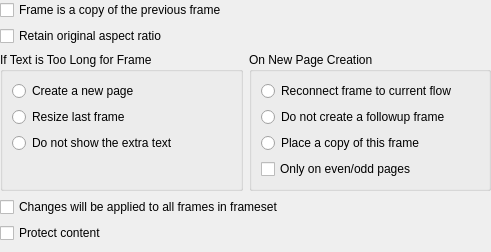
<ui version="4.0" >
 <class>KWGeneralFrameProperties</class>
 <widget class="QWidget" name="KWGeneralFrameProperties" >
  <property name="geometry" >
   <rect>
    <x>0</x>
    <y>0</y>
    <width>491</width>
    <height>252</height>
   </rect>
  </property>
  <layout class="QGridLayout" >
   <property name="leftMargin" >
    <number>0</number>
   </property>
   <property name="topMargin" >
    <number>0</number>
   </property>
   <property name="rightMargin" >
    <number>0</number>
   </property>
   <property name="bottomMargin" >
    <number>0</number>
   </property>
   <property name="horizontalSpacing" >
    <number>6</number>
   </property>
   <property name="verticalSpacing" >
    <number>6</number>
   </property>
   <item row="2" column="0" >
    <layout class="QHBoxLayout" >
     <property name="spacing" >
      <number>6</number>
     </property>
     <property name="leftMargin" >
      <number>0</number>
     </property>
     <property name="topMargin" >
      <number>0</number>
     </property>
     <property name="rightMargin" >
      <number>0</number>
     </property>
     <property name="bottomMargin" >
      <number>0</number>
     </property>
     <item>
      <widget class="QGroupBox" name="textGroupBox" >
       <property name="title" >
        <string>If Text is Too Long for Frame</string>
       </property>
       <property name="flat" >
        <bool>false</bool>
       </property>
       <layout class="QVBoxLayout" >
        <property name="spacing" >
         <number>6</number>
        </property>
        <property name="leftMargin" >
         <number>9</number>
        </property>
        <property name="topMargin" >
         <number>9</number>
        </property>
        <property name="rightMargin" >
         <number>9</number>
        </property>
        <property name="bottomMargin" >
         <number>9</number>
        </property>
        <item>
         <widget class="QRadioButton" name="createNewPage" >
          <property name="text" >
           <string>Create a new page</string>
          </property>
         </widget>
        </item>
        <item>
         <widget class="QRadioButton" name="resizeLastFrame" >
          <property name="text" >
           <string>Resize last frame</string>
          </property>
         </widget>
        </item>
        <item>
         <widget class="QRadioButton" name="noExtraText" >
          <property name="text" >
           <string>Do not show the extra text</string>
          </property>
         </widget>
        </item>
        <item>
         <spacer>
          <property name="orientation" >
           <enum>Qt::Vertical</enum>
          </property>
          <property name="sizeHint" >
           <size>
            <width>20</width>
            <height>20</height>
           </size>
          </property>
         </spacer>
        </item>
       </layout>
      </widget>
     </item>
     <item>
      <widget class="QGroupBox" name="newPageGroupBox" >
       <property name="title" >
        <string>On New Page Creation</string>
       </property>
       <layout class="QVBoxLayout" >
        <item>
         <widget class="QRadioButton" name="reconnect" >
          <property name="text" >
           <string>Reconnect frame to current flow</string>
          </property>
         </widget>
        </item>
        <item>
         <widget class="QRadioButton" name="noFollowup" >
          <property name="text" >
           <string>Do not create a followup frame</string>
          </property>
         </widget>
        </item>
        <item>
         <widget class="QRadioButton" name="placeCopy" >
          <property name="text" >
           <string>Place a copy of this frame</string>
          </property>
         </widget>
        </item>
        <item>
         <widget class="QCheckBox" name="evenOdd" >
          <property name="text" >
           <string>Only on even/odd pages</string>
          </property>
         </widget>
        </item>
       </layout>
      </widget>
     </item>
    </layout>
   </item>
   <item row="4" column="0" >
    <widget class="QCheckBox" name="protectContent" >
     <property name="text" >
      <string>Protect content</string>
     </property>
    </widget>
   </item>
   <item row="0" column="0" >
    <widget class="QCheckBox" name="isCopyOfPrevious" >
     <property name="text" >
      <string>Frame is a copy of the previous frame</string>
     </property>
    </widget>
   </item>
   <item row="3" column="0" >
    <widget class="QCheckBox" name="allFrames" >
     <property name="text" >
      <string>Changes will be applied to all frames in frameset</string>
     </property>
    </widget>
   </item>
   <item row="5" column="0" >
    <spacer>
     <property name="orientation" >
      <enum>Qt::Vertical</enum>
     </property>
     <property name="sizeHint" >
      <size>
       <width>411</width>
       <height>20</height>
      </size>
     </property>
    </spacer>
   </item>
   <item row="1" column="0" >
    <widget class="QCheckBox" name="keepAspectRatio" >
     <property name="text" >
      <string>Retain original aspect ratio</string>
     </property>
    </widget>
   </item>
  </layout>
 </widget>
 <tabstops>
  <tabstop>isCopyOfPrevious</tabstop>
  <tabstop>keepAspectRatio</tabstop>
  <tabstop>createNewPage</tabstop>
  <tabstop>resizeLastFrame</tabstop>
  <tabstop>noExtraText</tabstop>
  <tabstop>reconnect</tabstop>
  <tabstop>noFollowup</tabstop>
  <tabstop>placeCopy</tabstop>
  <tabstop>evenOdd</tabstop>
  <tabstop>allFrames</tabstop>
  <tabstop>protectContent</tabstop>
 </tabstops>
 <resources/>
 <connections>
  <connection>
   <sender>noFollowup</sender>
   <signal>toggled(bool)</signal>
   <receiver>evenOdd</receiver>
   <slot>setDisabled(bool)</slot>
   <hints>
    <hint type="sourcelabel" >
     <x>364</x>
     <y>80</y>
    </hint>
    <hint type="destinationlabel" >
     <x>347</x>
     <y>162</y>
    </hint>
   </hints>
  </connection>
 </connections>
</ui>
